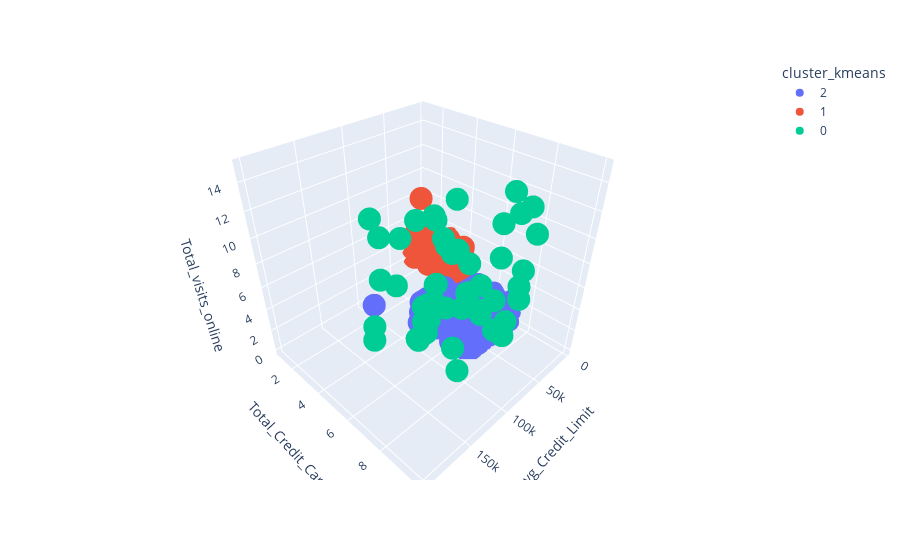

The cell this chart's notebook holds for it:
### Code cell
# Gráfico 3D dos clusters

# Perspectiva 1

fig = px.scatter_3d(cartao_cluster, 
                    x='Avg_Credit_Limit', 
                    y='Total_Credit_Cards', 
                    z='Total_visits_online',
                    color='cluster_kmeans')
fig.show()

### Figure 1 — Plotly figure (JSON) as saved in the notebook; plotly's stock layout.template omitted (floating-point values rounded to 4 significant figures; data arrays with more than 128 entries replaced by an {"elided": "..."} marker saying what was removed)
{"data": [{"hovertemplate": "cluster_kmeans=2<br>Avg_Credit_Limit=%{x}<br>Total_Credit_Cards=%{y}<br>Total_visits_online=%{z}<extra></extra>", "legendgroup": "2", "marker": {"color": "#636efa", "symbol": "circle"}, "mode": "markers", "name": "2", "scene": "scene", "showlegend": true, "type": "scatter3d", "x": {"elided": "386 int values"}, "y": {"elided": "386 int values"}, "z": {"elided": "386 int values"}}, {"hovertemplate": "cluster_kmeans=1<br>Avg_Credit_Limit=%{x}<br>Total_Credit_Cards=%{y}<br>Total_visits_online=%{z}<extra></extra>", "legendgroup": "1", "marker": {"color": "#EF553B", "symbol": "circle"}, "mode": "markers", "name": "1", "scene": "scene", "showlegend": true, "type": "scatter3d", "x": {"elided": "224 int values"}, "y": {"elided": "224 int values"}, "z": {"elided": "224 int values"}}, {"hovertemplate": "cluster_kmeans=0<br>Avg_Credit_Limit=%{x}<br>Total_Credit_Cards=%{y}<br>Total_visits_online=%{z}<extra></extra>", "legendgroup": "0", "marker": {"color": "#00cc96", "symbol": "circle"}, "mode": "markers", "name": "0", "scene": "scene", "showlegend": true, "type": "scatter3d", "x": [100000, 100000, 157000, 94000, 163000, 131000, 96000, 136000, 121000, 158000, 108000, 166000, 176000, 166000, 178000, 91000, 156000, 146000, 84000, 155000, 200000, 195000, 187000, 163000, 106000, 114000, 126000, 173000, 153000, 184000, 123000, 144000, 97000, 98000, 127000, 171000, 186000, 183000, 111000, 112000, 195000, 132000, 156000, 95000, 172000, 99000, 84000, 145000, 172000, 167000], "y": [6, 5, 9, 9, 8, 9, 10, 8, 7, 7, 10, 9, 10, 10, 7, 8, 9, 10, 9, 8, 10, 8, 7, 7, 8, 10, 10, 9, 8, 7, 8, 10, 10, 9, 10, 10, 7, 9, 8, 10, 10, 9, 8, 10, 10, 10, 10, 8, 10, 9], "z": [12, 11, 14, 11, 7, 10, 11, 13, 13, 13, 15, 12, 15, 7, 11, 6, 10, 12, 15, 7, 13, 15, 7, 10, 8, 7, 8, 11, 7, 15, 15, 10, 9, 8, 15, 15, 8, 9, 7, 8, 12, 12, 8, 15, 9, 10, 13, 9, 15, 12]}], "layout": {"legend": {"title": {"text": "cluster_kmeans"}, "tracegroupgap": 0}, "margin": {"t": 60}, "scene": {"domain": {"x": [0, 1], "y": [0, 1]}, "xaxis": {"title": {"text": "Avg_Credit_Limit"}}, "yaxis": {"title": {"text": "Total_Credit_Cards"}}, "zaxis": {"title": {"text": "Total_visits_online"}}}}}
